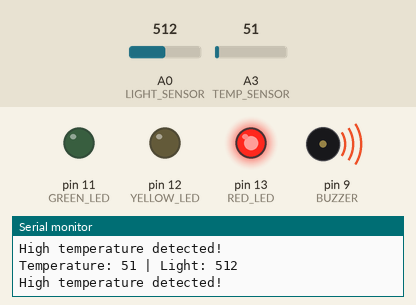
The sketch below on a simulated Arduino Uno, built with avr-gcc and run on an emulated ATmega328P. Shown: output pins drawn as LEDs (lit = HIGH), buzzer (waves = sounding), the last lines printed to the serial monitor. The inputs (shaded band) are chosen by the test bench; at power-on: A0 (LIGHT_SENSOR) = 512, A3 (TEMP_SENSOR) = 51.

Above: at 1.3 s.
1.4 s: A0 (LIGHT_SENSOR) set to 108
2.9 s: A0 (LIGHT_SENSOR) set to 92
At 3.6 s:
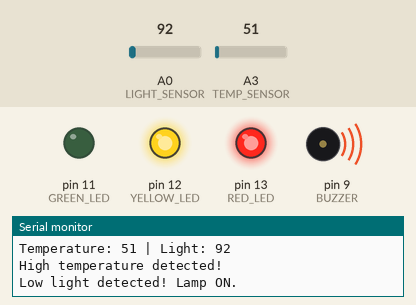
4.5 s: A0 (LIGHT_SENSOR) set to 110
At 5.3 s:
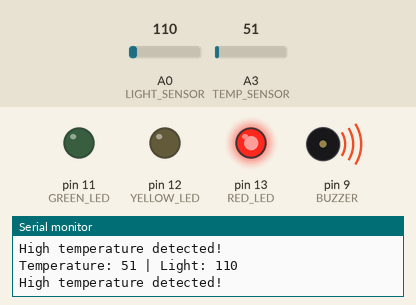
6.0 s: A0 (LIGHT_SENSOR) set to 90
At 7.4 s:
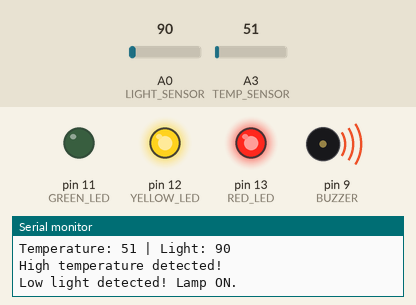
Timing chart, 0 to 8.6 s (numbered marks = the images above; inputs shaded):
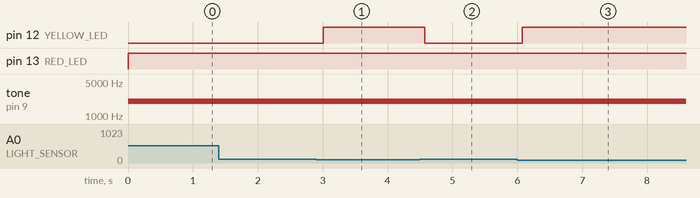

The sketch:

Simple_Temperature_and_Lamp_Controller.ino
```cpp
//  Pin Assignments
const int RED_LED        = 13;
const int GREEN_LED      = 11;
const int YELLOW_LED     = 12;
const int TEMP_SENSOR    = A3;
const int LIGHT_SENSOR   = A0;
const int BUZZER         = 9;

//  Thresholds
const int LIGHT_THRESHOLD = 100;
const int TEMP_ROOM_LOW = 500;
const int TEMP_ROOM_HIGH = 600;

void setup() {
  Serial.begin(9600);

  pinMode(RED_LED, OUTPUT);
  pinMode(GREEN_LED, OUTPUT);
  pinMode(YELLOW_LED, OUTPUT);
  pinMode(BUZZER, OUTPUT);

  pinMode(TEMP_SENSOR, INPUT);
  pinMode(LIGHT_SENSOR, INPUT);
}

void loop() {
  int tempVal = analogRead(TEMP_SENSOR);
  int lightVal = analogRead(LIGHT_SENSOR);

  Serial.print("Temperature: ");
  Serial.print(tempVal);
  Serial.print(" | Light: ");
  Serial.println(lightVal);

  // High temperature condition
  if (tempVal < TEMP_ROOM_LOW) {
    digitalWrite(RED_LED, HIGH);
    digitalWrite(GREEN_LED, LOW);
    tone(BUZZER, 2000);
    Serial.println("High temperature detected!");
  } else {
    digitalWrite(RED_LED, LOW);
    noTone(BUZZER);
  }

  // Low light condition
  if (lightVal < LIGHT_THRESHOLD) {
    digitalWrite(YELLOW_LED, HIGH);
    Serial.println("Low light detected! Lamp ON.");
  } else {
    digitalWrite(YELLOW_LED, LOW);
  }

  // Normal room temperature and light
  if (tempVal >= TEMP_ROOM_LOW && tempVal <= TEMP_ROOM_HIGH && lightVal >= LIGHT_THRESHOLD) {
    digitalWrite(GREEN_LED, HIGH);
    Serial.println("Room conditions normal.");
  } else {
    digitalWrite(GREEN_LED, LOW);
  }

  delay(500);
}
```

Measured:
- the behaviour switches between 100 and 99 on A0 (LIGHT_SENSOR) (found by bisection; images 0 and 1)
- after the input at 2.9 s, pin 12 (YELLOW_LED): LOW → HIGH after 0.11 s
- after the input at 4.5 s, pin 12 (YELLOW_LED): HIGH → LOW after 0.08 s
- after the input at 6.0 s, pin 12 (YELLOW_LED): LOW → HIGH after 0.08 s
